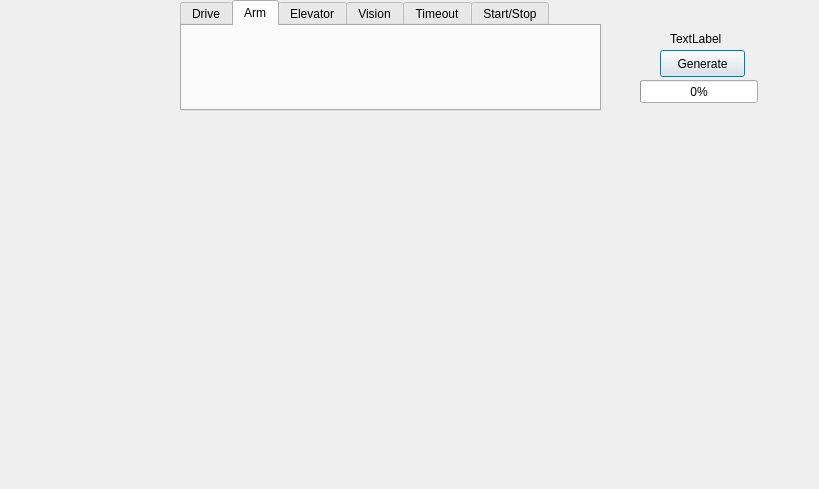
<?xml version="1.0" encoding="UTF-8"?>
<ui version="4.0">
 <class>Dialog</class>
 <widget class="QDialog" name="Dialog">
  <property name="geometry">
   <rect>
    <x>0</x>
    <y>0</y>
    <width>819</width>
    <height>489</height>
   </rect>
  </property>
  <property name="windowTitle">
   <string>SHARP Autonomous Builder</string>
  </property>
  <widget class="QTabWidget" name="toolBox">
   <property name="geometry">
    <rect>
     <x>180</x>
     <y>0</y>
     <width>421</width>
     <height>111</height>
    </rect>
   </property>
   <property name="currentIndex">
    <number>1</number>
   </property>
   <widget class="QWidget" name="driveTab">
    <attribute name="title">
     <string>Drive</string>
    </attribute>
   </widget>
   <widget class="QWidget" name="armTab">
    <attribute name="title">
     <string>Arm</string>
    </attribute>
   </widget>
   <widget class="QWidget" name="elevatorTab">
    <attribute name="title">
     <string>Elevator</string>
    </attribute>
   </widget>
   <widget class="QWidget" name="visionTab">
    <attribute name="title">
     <string>Vision</string>
    </attribute>
   </widget>
   <widget class="QWidget" name="timeoutTab">
    <attribute name="title">
     <string>Timeout</string>
    </attribute>
   </widget>
   <widget class="QWidget" name="startStopTab">
    <attribute name="title">
     <string>Start/Stop</string>
    </attribute>
   </widget>
  </widget>
  <widget class="QPushButton" name="generateButton">
   <property name="geometry">
    <rect>
     <x>660</x>
     <y>50</y>
     <width>85</width>
     <height>27</height>
    </rect>
   </property>
   <property name="text">
    <string>Generate</string>
   </property>
  </widget>
  <widget class="QProgressBar" name="progressBar">
   <property name="geometry">
    <rect>
     <x>640</x>
     <y>80</y>
     <width>118</width>
     <height>23</height>
    </rect>
   </property>
   <property name="value">
    <number>0</number>
   </property>
  </widget>
  <widget class="QLabel" name="debug">
   <property name="geometry">
    <rect>
     <x>670</x>
     <y>30</y>
     <width>57</width>
     <height>17</height>
    </rect>
   </property>
   <property name="text">
    <string>TextLabel</string>
   </property>
  </widget>
 </widget>
 <layoutdefault spacing="6" margin="11"/>
 <resources/>
 <connections/>
</ui>
